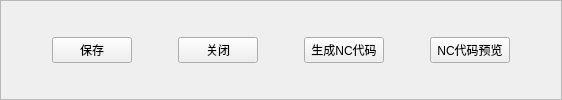
      <widget class="QFrame" name="bottomBtn">
       <property name="baseSize">
        <size>
         <width>0</width>
         <height>80</height>
        </size>
       </property>
       <property name="frameShape">
        <enum>QFrame::StyledPanel</enum>
       </property>
       <property name="frameShadow">
        <enum>QFrame::Raised</enum>
       </property>
       <layout class="QVBoxLayout" name="verticalLayout_5">
        <item>
         <layout class="QHBoxLayout" name="horizontalLayout">
          <item>
           <spacer name="horizontalSpacer_3">
            <property name="orientation">
             <enum>Qt::Horizontal</enum>
            </property>
            <property name="sizeHint" stdset="0">
             <size>
              <width>40</width>
              <height>20</height>
             </size>
            </property>
           </spacer>
          </item>
          <item>
           <widget class="QPushButton" name="btn_save">
            <property name="text">
             <string>保存</string>
            </property>
           </widget>
          </item>
          <item>
           <spacer name="horizontalSpacer_4">
            <property name="orientation">
             <enum>Qt::Horizontal</enum>
            </property>
            <property name="sizeHint" stdset="0">
             <size>
              <width>40</width>
              <height>20</height>
             </size>
            </property>
           </spacer>
          </item>
          <item>
           <widget class="QPushButton" name="btn_close">
            <property name="text">
             <string>关闭</string>
            </property>
           </widget>
          </item>
          <item>
           <spacer name="horizontalSpacer_5">
            <property name="orientation">
             <enum>Qt::Horizontal</enum>
            </property>
            <property name="sizeHint" stdset="0">
             <size>
              <width>40</width>
              <height>20</height>
             </size>
            </property>
           </spacer>
          </item>
          <item>
           <widget class="QPushButton" name="btn_createNCCode">
            <property name="text">
             <string>生成NC代码</string>
            </property>
           </widget>
          </item>
          <item>
           <spacer name="horizontalSpacer_6">
            <property name="orientation">
             <enum>Qt::Horizontal</enum>
            </property>
            <property name="sizeHint" stdset="0">
             <size>
              <width>40</width>
              <height>20</height>
             </size>
            </property>
           </spacer>
          </item>
          <item>
           <widget class="QPushButton" name="btn_codePreview">
            <property name="text">
             <string>NC代码预览</string>
            </property>
           </widget>
          </item>
          <item>
           <spacer name="horizontalSpacer_7">
            <property name="orientation">
             <enum>Qt::Horizontal</enum>
            </property>
            <property name="sizeHint" stdset="0">
             <size>
              <width>40</width>
              <height>20</height>
             </size>
            </property>
           </spacer>
          </item>
         </layout>
        </item>
       </layout>
      </widget>
